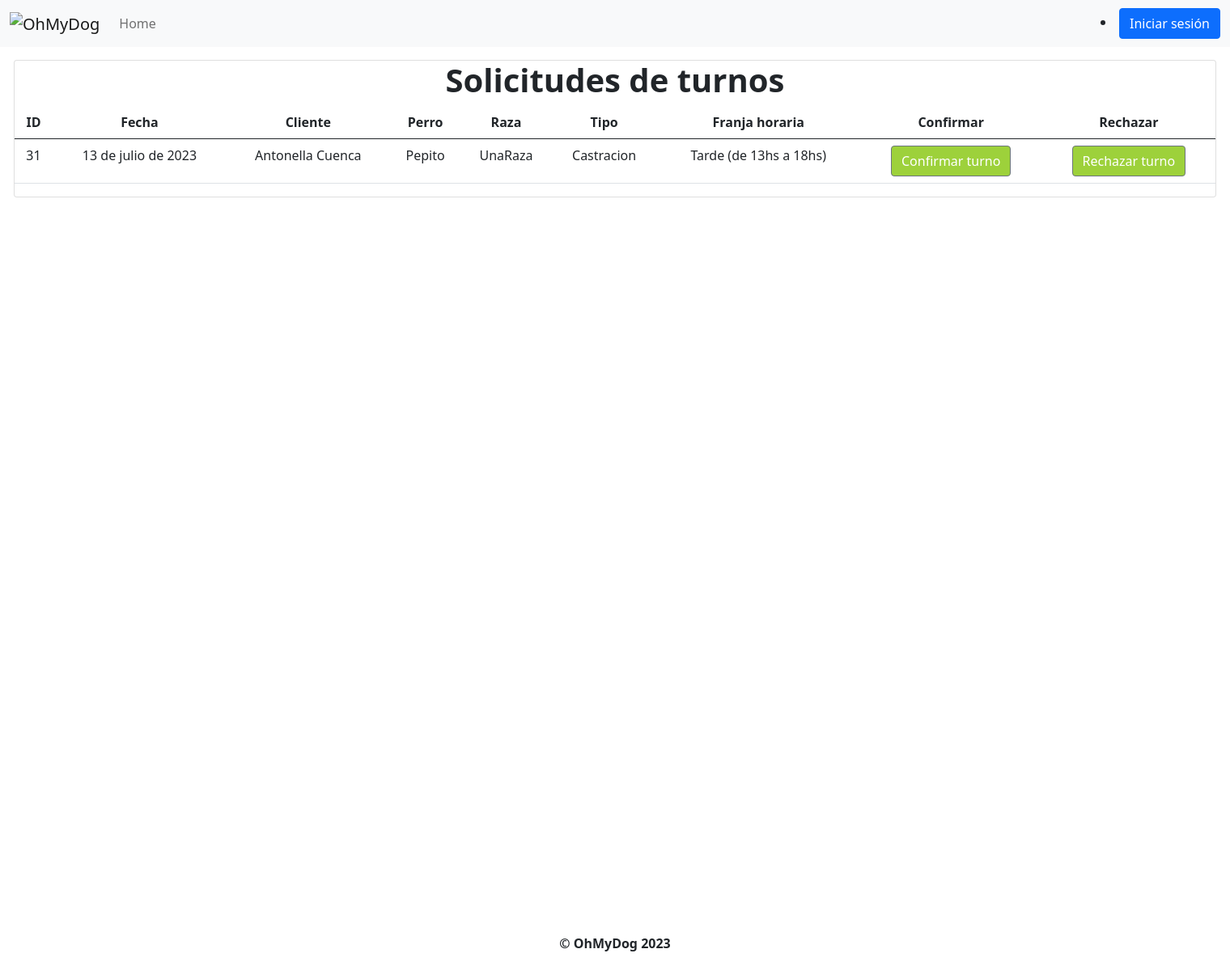
The page /solicitudes_de_turnos on the database as committed earlier.
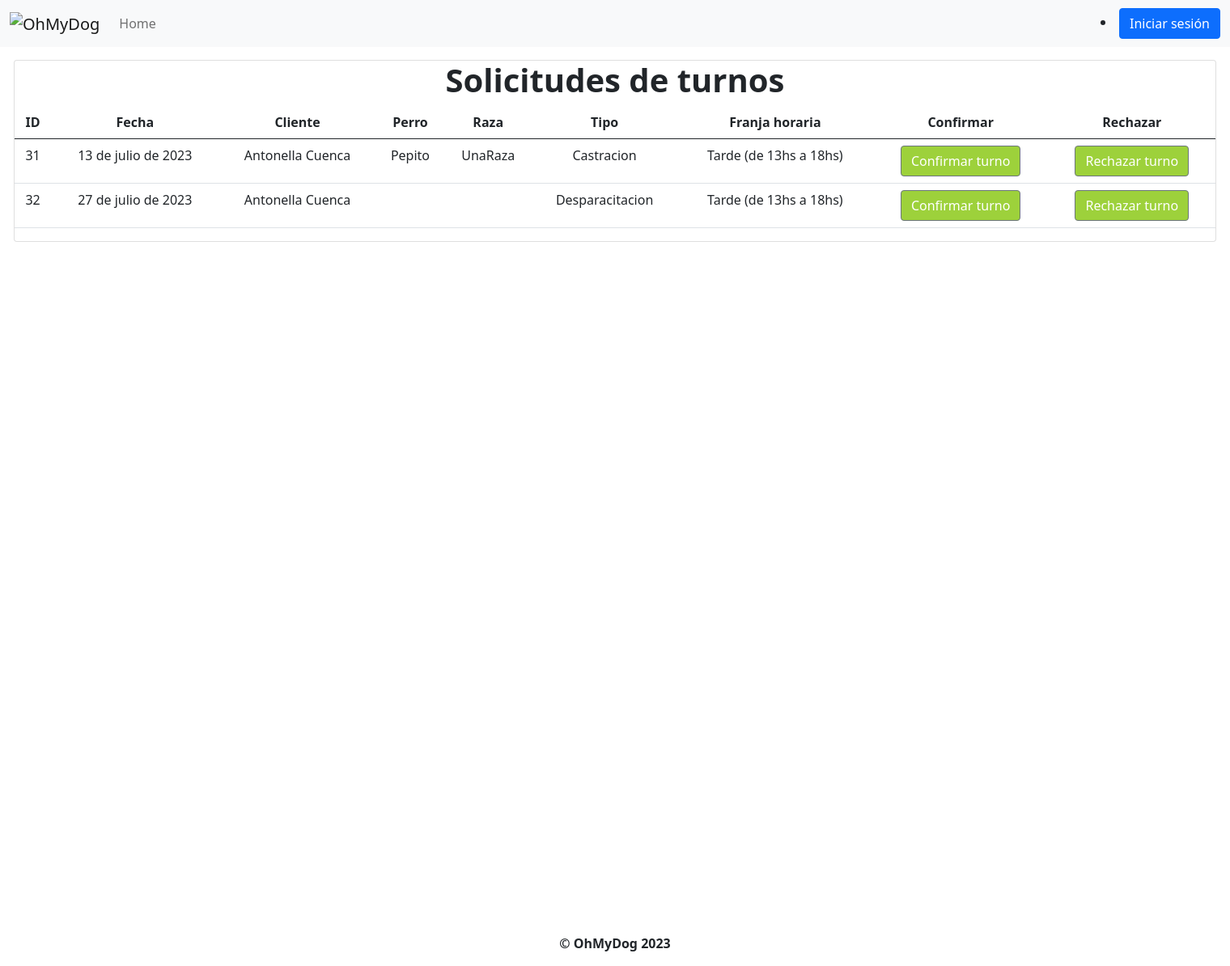
The same page on the database as committed later.
### OhMyDog/modelos/turnos/turnos.py (models this page shows, shortened)
class Turno(models.Model):
    id = models.BigAutoField(primary_key=True)
    cliente = models.ForeignKey(
        Cliente, null=False, on_delete=models.CASCADE
    )
    perro = models.ForeignKey(
        Perro, null=True, on_delete=models.CASCADE
    )
    fecha_del_turno = models.DateField(null=False)
    fecha_de_solicitud = models.DateTimeField(null=False)
    franja_horaria = models.ForeignKey(
        FranjaHoraria, null=False, on_delete=models.CASCADE
    )
    tipo_atencion = models.ForeignKey(
        TipoDeAtencion, null=False, on_delete=models.CASCADE
    )
    estado = models.ForeignKey(EstadoDelTurno, null=False, on_delete=models.CASCADE)
    observaciones = models.TextField(null=True)

### OhMyDog/modelos/clientes/clientes.py (models this page shows, shortened)
class Cliente(models.Model):
    id = models.BigAutoField(primary_key=True)
    nombre = models.CharField(max_length=30)
    email = models.EmailField(max_length=30)
    telefono = models.CharField(max_length=20)
    habilitado = models.BooleanField(default=True)

### OhMyDog/modelos/perros/perros.py (models this page shows, shortened)
class Perro(models.Model):
    id = models.BigAutoField(primary_key=True)
    dueño = models.ForeignKey(
        Cliente, null=False, on_delete=models.CASCADE, related_name="perros"
    )
    nombre = models.CharField(max_length=35, blank=False)
    raza = models.CharField(max_length=255, blank=False)
    peso = models.DecimalField(blank=False, max_digits=5, decimal_places=2)
    descripcion = models.CharField(max_length=255)
    fecha_de_nacimiento = models.DateField(blank=False)
    sexos = [("M", "Macho"), ("H", "Hembra")]
    sexo = models.CharField(max_length=1, choices=sexos, blank=False)
    habilitado = models.BooleanField(default=True)
    tiene_castracion = models.BooleanField(default=False)

### OhMyDog/modelos/tiposDeAtenciones/tiposDeAtenciones.py (models this page shows, shortened)
class TipoDeAtencion(models.Model):
    class Meta:
        verbose_name_plural = "(LT) Tipos_atencion"
    id = models.BigAutoField(primary_key=True)
    nombre = models.CharField(max_length=30)

### OhMyDog/modelos/franjasHorarias/franjasHorarias.py (models this page shows, shortened)
class FranjaHoraria(models.Model):
    class Meta:
        verbose_name_plural = "(LT) Franjas_horarias"
    id = models.BigAutoField(primary_key=True)
    nombre = models.CharField(max_length=30)

### OhMyDog/views/turnos.py (the view)
# urls.py: path("solicitudes_de_turnos", solicitudes_de_turnos, name="solicitudes_de_turnos"),
def solicitudes_de_turnos(request):
    turnos_pendientes = filtrar_turnos_pendientes()
    context = {"solicitudes_de_turnos": turnos_pendientes}
    return render(request, "solicitudes_de_turnos.html", context)

### OhMyDog/modelos/turnos/__init__.py (called while the page is built)
def filtrar_turnos_pendientes():
    estado_pendiente = get_object_or_404(EstadoDelTurno, id=1)
    return Turno.objects.filter(estado=estado_pendiente)

### OhMyDog/templates/solicitudes_de_turnos.html (shortened to what this page needs)
{% extends 'layout.html' %}
{% block content %}
<div class="container containerPrincipal">
	<div class="card">
		<h1>Solicitudes de turnos</h1>
		<table class="table table-hover">
			<thead>
				<tr>
					<th scope="col">ID</th>
					<th scope="col">Fecha</th>
					<th scope="col">Cliente</th>
					<th scope="col">Perro</th>
					<th scope="col">Raza</th>
					<th scope="col">Tipo</th>
					<th scope="col">Franja horaria</th>
					<th scope="col">Confirmar</th>
					<th scope="col">Rechazar</th>
				</tr>
			</thead>
			<tbody>
				{% if solicitudes_de_turnos %}
				{% for turno in solicitudes_de_turnos %}
				<tr>
					<td>{{ turno.id }}</td>
					<td>{{ turno.fecha_del_turno }}</td>
					<td>{{ turno.cliente.nombre }}</td>
					<td>{{ turno.perro.nombre }}</td>
					<td>{{ turno.perro.raza }}</td>
					<td>{{ turno.tipo_atencion.nombre }}</td>
					<td>{{ turno.franja_horaria.nombre }}</td>
					<td>
						<button type="button" class="btn btn-secondary confirmar-turno"
							style="background-color: rgb(157, 209, 59)" data-bs-toggle="modal"
							data-bs-target="#confirmModal" data-id="{{ turno.id }}">Confirmar turno</button>
					</td>
					<td>
						<button type="button" class="btn btn-secondary rechazar-turno"
							style="background-color: rgb(157, 209, 59)" data-bs-toggle="modal"
							data-bs-target="#rechazarModal" data-id="{{ turno.id }}">Rechazar turno</button>
					</td>
				</tr>
				{% endfor %}
				{% else %}
				<tr>
					<td colspan="9">No se encontraron turnos pendientes</td>
				</tr>
				{% endif %}
			</tbody>
		</table>
	</div>
</div>
{% endblock %}

Rows that differ between the two databases and show on the page:
added Turno: id "32", fecha_del_turno "27 de julio de 2023", cliente.nombre "Antonella Cuenca", tipo_atencion.nombre "Desparacitacion", franja_horaria.nombre "Tarde (de 13hs a 18hs)"
